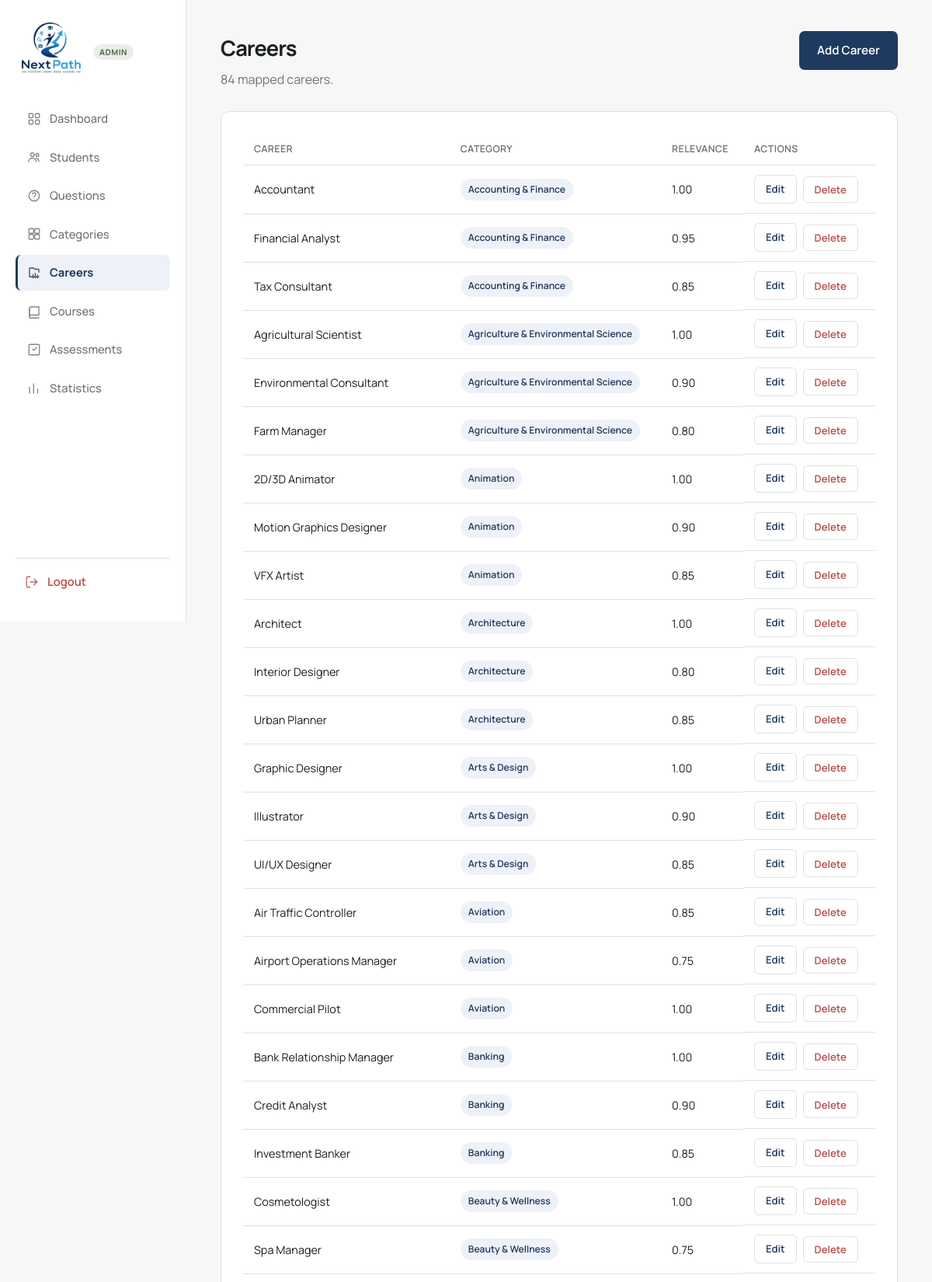
The page /admin/careers.php (signed in, upper part) on the database its author committed.
### tables this page shows
CREATE TABLE careers (
    id          INT AUTO_INCREMENT PRIMARY KEY,
    category_id INT NOT NULL,
    career_name VARCHAR(150) NOT NULL,
    description VARCHAR(400) DEFAULT NULL,
    relevance   DECIMAL(3,2) NOT NULL DEFAULT 1.00,
    created_at  TIMESTAMP DEFAULT CURRENT_TIMESTAMP,
    updated_at  TIMESTAMP DEFAULT CURRENT_TIMESTAMP ON UPDATE CURRENT_TIMESTAMP,
    FOREIGN KEY (category_id) REFERENCES categories(id) ON DELETE CASCADE
);

CREATE TABLE categories (
    id          INT AUTO_INCREMENT PRIMARY KEY,
    name        VARCHAR(120) NOT NULL UNIQUE,
    description VARCHAR(400) NOT NULL,
    created_at  TIMESTAMP DEFAULT CURRENT_TIMESTAMP,
    updated_at  TIMESTAMP DEFAULT CURRENT_TIMESTAMP ON UPDATE CURRENT_TIMESTAMP
);

### includes/functions.php (called while the page is built, shortened)
<?php
function clean($value) {
    return htmlspecialchars(trim($value ?? ''), ENT_QUOTES, 'UTF-8');
}
function base_url($path = '') {
    return APP_BASE_PATH . ltrim($path, '/');
}

### admin/careers.php (the view, shortened to what this page needs)
<?php
require_once __DIR__ . '/../includes/admin_auth.php';
$careers = $pdo->query('
    SELECT ca.id, ca.career_name, ca.description, ca.relevance, c.name AS category_name
    FROM careers ca JOIN categories c ON c.id = ca.category_id
    ORDER BY c.name ASC, ca.career_name ASC
')->fetchAll();
?>
<!DOCTYPE html>
<html lang="en">
<head>
<link rel="stylesheet" href="<?= base_url('assets/css/main.css') ?>">
<link rel="stylesheet" href="<?= base_url('assets/css/dashboard.css') ?>">
<link rel="stylesheet" href="<?= base_url('assets/css/admin.css') ?>">
</head>
<body class="dashboard-body">
<?php require __DIR__ . '/../includes/admin-sidebar.php'; ?>
<main class="dashboard-main">
  <header class="dashboard-header">
    <div>
      <h1>Careers</h1>
      <p class="dashboard-sub"><?= count($careers) ?> mapped careers.</p>
    </div>
    <a href="add-career.php" class="btn btn-primary">Add Career</a>
  </header>
  <section class="card">
    <div class="table-scroll">
      <table class="data-table">
        <thead><tr><th>Career</th><th>Category</th><th>Relevance</th><th>Actions</th></tr></thead>
        <tbody>
          <?php foreach ($careers as $c): ?>
            <tr>
              <td><?= clean($c['career_name']) ?></td>
              <td><span class="badge"><?= clean($c['category_name']) ?></span></td>
              <td><?= clean($c['relevance']) ?></td>
              <td class="actions-cell">
                <a href="edit-career.php?id=<?= $c['id'] ?>" class="btn btn-outline btn-sm">Edit</a>
                <form method="POST" action="delete-career.php" class="confirm-form" data-confirm="Delete this career?">
                  <button type="submit" class="btn btn-danger btn-sm">Delete</button>
                </form>
              </td>
            </tr>
          <?php endforeach; ?>
        </tbody>
      </table>
    </div>
  </section>
</main>
</body>
</html>

### assets/css/main.css (style rules this page uses)
:root { --primary: #1F3A5F; --primary-dark: #16293F; --secondary: #4C6548; --bg: #F7F8F6; --surface: #FFFFFF; --text: #18201C; --muted: #6B746F; --border: #DDE2DD; --success: #4C7A57; --error: #B64B4B; --font-display: "Satoshi", "General Sans", "Manrope", Arial, sans-serif; --font-body: "Manrope", "Inter", Arial, sans-serif; --radius-sm: 7px; --radius-md: 10px; --radius-lg: 12px; --shadow-subtle: 0 8px 30px rgba(20, 30, 25, 0.06); --transition: 200ms ease; }
* { box-sizing: border-box; }
html { scroll-behavior: smooth; }
body { margin: 0; font-family: var(--font-body); background: var(--bg); color: var(--text); font-size: 16px; line-height: 1.6; -webkit-font-smoothing: antialiased; }
h1, h2, h3, h4, h5, h6 { font-family: var(--font-display); letter-spacing: -0.035em; font-weight: 700; margin: 0 0 0.5em; color: var(--text); }
p { margin: 0 0 1em; color: var(--text); }
a { color: inherit; text-decoration: none; }
.btn { display: inline-flex; align-items: center; justify-content: center; gap: 8px; padding: 12px 22px; border-radius: var(--radius-sm); font-family: var(--font-body); font-weight: 600; font-size: 0.95rem; border: 1px solid transparent; cursor: pointer; transition: background var(--transition), color var(--transition), border-color var(--transition), transform var(--transition); text-align: center; }
.btn-primary { background: var(--primary); color: #fff; }
.btn-outline { background: transparent; color: var(--primary); border-color: var(--border); }
.btn-danger { background: transparent; color: var(--error); border-color: var(--border); }
.btn-sm { padding: 7px 14px; font-size: 0.82rem; border-radius: 6px; }

### assets/css/dashboard.css (style rules this page uses)
.dashboard-body { display: flex; min-height: 100vh; background: var(--bg); }
.dashboard-main { flex: 1; padding: 40px 44px; max-width: 1080px; }
.dashboard-header { display: flex; justify-content: space-between; align-items: flex-start; flex-wrap: wrap; gap: 16px; margin-bottom: 28px; }
.dashboard-header h1 { font-size: 1.7rem; margin-bottom: 6px; }
.dashboard-sub { color: var(--muted); margin: 0; }
.card { background: var(--surface); border: 1px solid var(--border); border-radius: var(--radius-lg); padding: 28px; margin-bottom: 24px; }
.table-scroll { overflow-x: auto; }
.data-table { width: 100%; border-collapse: collapse; font-size: 0.9rem; }
.data-table th { text-align: left; padding: 10px 14px; border-bottom: 1px solid var(--border); color: var(--muted); font-weight: 600; font-size: 0.78rem; text-transform: uppercase; letter-spacing: 0.03em; white-space: nowrap; }
.data-table td { padding: 12px 14px; border-bottom: 1px solid var(--border); vertical-align: middle; }
.data-table tbody tr { transition: background var(--transition); }
.actions-cell { display: flex; gap: 8px; align-items: center; }
.badge { display: inline-block; background: #EEF1F7; color: var(--primary); font-size: 0.76rem; font-weight: 600; padding: 4px 10px; border-radius: 20px; }

### assets/css/admin.css (style rules this page uses)
.confirm-form { display: inline; margin: 0; }
.confirm-form .btn { margin: 0; }

### rows shown on the page
careers: career_name "Accountant", category.name "Accounting & Finance", relevance "1.00"
careers: career_name "Financial Analyst", category.name "Accounting & Finance", relevance "0.95"
careers: career_name "Tax Consultant", category.name "Accounting & Finance", relevance "0.85"
careers: career_name "Agricultural Scientist", category.name "Agriculture & Environmental Science", relevance "1.00"
careers: career_name "Environmental Consultant", category.name "Agriculture & Environmental Science", relevance "0.90"
careers: career_name "Farm Manager", category.name "Agriculture & Environmental Science", relevance "0.80"
careers: career_name "2D/3D Animator", category.name "Animation", relevance "1.00"
careers: career_name "Motion Graphics Designer", category.name "Animation", relevance "0.90"
careers: career_name "VFX Artist", category.name "Animation", relevance "0.85"
careers: career_name "Architect", category.name "Architecture", relevance "1.00"
careers: career_name "Interior Designer", category.name "Architecture", relevance "0.80"
careers: career_name "Urban Planner", category.name "Architecture", relevance "0.85"
careers: career_name "Graphic Designer", category.name "Arts & Design", relevance "1.00"
careers: career_name "Illustrator", category.name "Arts & Design", relevance "0.90"
careers: career_name "UI/UX Designer", category.name "Arts & Design", relevance "0.85"
careers: career_name "Air Traffic Controller", category.name "Aviation", relevance "0.85"
careers: career_name "Airport Operations Manager", category.name "Aviation", relevance "0.75"
careers: career_name "Commercial Pilot", category.name "Aviation", relevance "1.00"
careers: career_name "Bank Relationship Manager", category.name "Banking", relevance "1.00"
careers: career_name "Credit Analyst", category.name "Banking", relevance "0.90"
careers: career_name "Investment Banker", category.name "Banking", relevance "0.85"
careers: career_name "Cosmetologist", category.name "Beauty & Wellness", relevance "1.00"
careers: career_name "Spa Manager", category.name "Beauty & Wellness", relevance "0.75"

### other values the page prints
$item['label'] "Dashboard"
$item['label'] "Students"
$item['label'] "Questions"
$item['label'] "Categories"
$item['label'] "Careers"
$item['label'] "Courses"
$item['label'] "Assessments"
$item['label'] "Statistics"
count($careers) "84"
